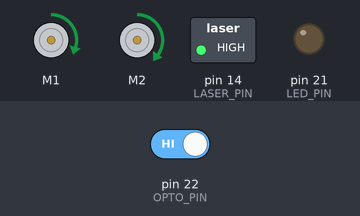
This sketch was run on a simulated Arduino Mega 2560, built with avr-gcc and run on an emulated ATmega2560. Parts: 2 × DC motor (green arrow = forward, orange = backward, longer = faster), switched loads named in the sketch (green lamp = pin HIGH), output pins drawn as LEDs (lit = HIGH). Inputs (shaded band) come from the test bench; at power-on: pin 22 (OPTO_PIN) HIGH. What the sketch prints to the serial monitor is not drawn.

Above: at 1.2 s.
1.3 s: pin 22 (OPTO_PIN) driven LOW
At 1.48 s:
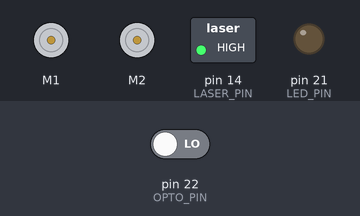
At 2.5 s:
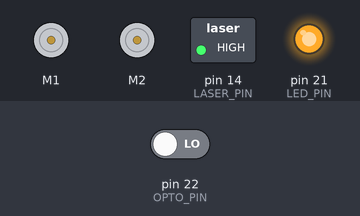
3.0 s: pin 22 (OPTO_PIN) driven HIGH
At 3.3 s:
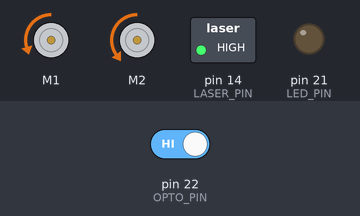
Timing chart, 0 to 6.0 s (numbered marks = the images above; inputs shaded):
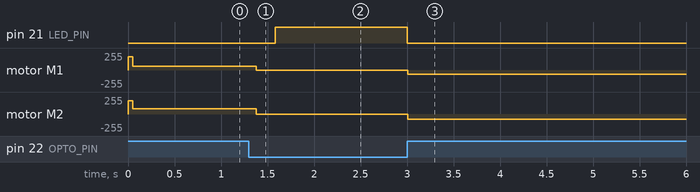

Measured:
- after the input at 1.3 s, pin 21 (LED_PIN): LOW → HIGH after 0.28 s; motor M1: forward 60/255 → stopped after 0.08 s; motor M2: forward 80/255 → stopped after 0.08 s
- after the input at 3.0 s, pin 21 (LED_PIN): HIGH → LOW at once; motor M1: stopped → backward 60/255 at once; motor M2: stopped → backward 80/255 at once

The sketch:

Lab2_3.ino
```cpp
#include <AFMotor.h>


// Note: Using defines for constants to preserve memory usage
#define LASER_PIN 14
#define LED_PIN 21
#define OPTO_PIN 22

#define LEFT_SPEED 80
#define RIGHT_SPEED 60

AF_DCMotor motorR(1);
AF_DCMotor motorL(2);

bool foundLine = false;

void setup() {
  Serial.begin(9600);

  pinMode(LASER_PIN, OUTPUT);
  pinMode(LED_PIN, OUTPUT);
  pinMode(OPTO_PIN, INPUT);

  digitalWrite(LASER_PIN, HIGH);
  digitalWrite(LED_PIN, LOW);

  // Give a burst of speed to make sure it actually moves
  motorR.setSpeed(200);
  motorL.setSpeed(200);
  motorR.run(FORWARD);
  motorL.run(FORWARD);

  delay(50);
}

void loop() {
  int32_t optoValue = digitalRead(OPTO_PIN);
  Serial.println(optoValue);

  if(!foundLine) {
    // Search for the line
    motorR.setSpeed(RIGHT_SPEED);
    motorL.setSpeed(LEFT_SPEED);
    motorR.run(FORWARD);
    delay(50);
    motorL.run(FORWARD);

    if(optoValue == LOW) {
      // Found the line!
      foundLine = true;
      motorR.run(RELEASE);
      motorL.run(RELEASE);
      delay(200);
    }
  } else {
    // Back up until over line
    motorR.setSpeed(RIGHT_SPEED);
    motorL.setSpeed(LEFT_SPEED);
    motorR.run(BACKWARD);
    motorL.run(BACKWARD);

    while(optoValue == LOW) {
      optoValue = digitalRead(OPTO_PIN);

      Serial.println(optoValue);
      motorR.run(RELEASE);
      motorL.run(RELEASE);
      digitalWrite(LED_PIN, HIGH);
    }

      digitalWrite(LED_PIN, LOW);
  }


  delay(1);
}
```
